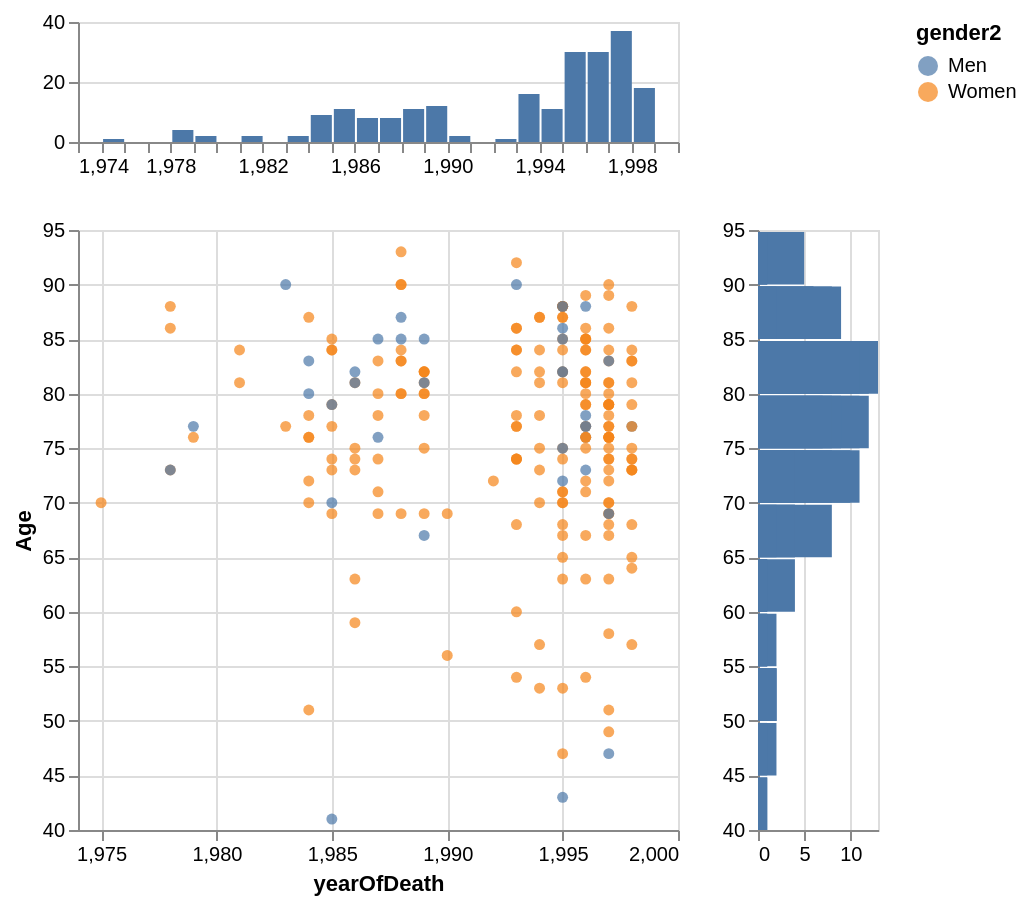

Notebook source saved alongside this figure:
### Markdown cell above
### Replicando inteiramente o gráfico do caso, com diagrama de dispersão junto com histogramas

### Code cell
base = alt.Chart(shipman_victims)
base_bar = base.mark_bar()

xscale = alt.Scale(domain=(1974, 2000))
yscale = alt.Scale(domain=(40, 95))

# diagrama de dispersão de yearOfDeath e Age, com variável qualitativa (gender2) determinando as cores dos pontos
points = base.mark_circle().encode(
    alt.X("yearOfDeath",scale=xscale),
    alt.Y("Age",scale=yscale),
    color="gender2",
    tooltip=['yearOfDeath', 'Age', 'gender2']
)

# histograma da variável yearOfDeath
top_hist = (
    base_bar
    .encode(
        alt.X("yearOfDeath:Q", bin=alt.Bin(step=1, extent=xscale.domain), title=""),
        alt.Y("count()", stack=None, title=""),
        tooltip=['yearOfDeath', 'count()']
        #alt.Color("gender2:N"),
    )
    .properties(height=60)
)

# histograma da variável Age
right_hist = (
    base_bar
    .encode(
        alt.Y("Age:Q", bin=alt.Bin(step=5, extent=yscale.domain), title=""),
        alt.X("count()", stack=None, title=""),
        tooltip=['Age', 'count()']
        #alt.Color("gender2:N"),
    )
    .properties(width=60)
)

top_hist & (points | right_hist)

### Figure 1 — Vega-Lite specification as saved in the notebook (floating-point values rounded to 4 significant figures; data arrays with more than 128 entries replaced by an {"elided": "..."} marker saying what was removed)
{"config": {"view": {"continuousWidth": 300, "continuousHeight": 300}}, "vconcat": [{"mark": {"type": "bar"}, "encoding": {"tooltip": [{"field": "yearOfDeath", "type": "quantitative"}, {"aggregate": "count", "type": "quantitative"}], "x": {"bin": {"extent": [1974, 2000], "step": 1}, "field": "yearOfDeath", "title": "", "type": "quantitative"}, "y": {"aggregate": "count", "stack": null, "title": "", "type": "quantitative"}}, "height": 60}, {"hconcat": [{"mark": {"type": "circle"}, "encoding": {"color": {"field": "gender2", "type": "nominal"}, "tooltip": [{"field": "yearOfDeath", "type": "quantitative"}, {"field": "Age", "type": "quantitative"}, {"field": "gender2", "type": "nominal"}], "x": {"field": "yearOfDeath", "scale": {"domain": [1974, 2000]}, "type": "quantitative"}, "y": {"field": "Age", "scale": {"domain": [40, 95]}, "type": "quantitative"}}}, {"mark": {"type": "bar"}, "encoding": {"tooltip": [{"field": "Age", "type": "quantitative"}, {"aggregate": "count", "type": "quantitative"}], "x": {"aggregate": "count", "stack": null, "title": "", "type": "quantitative"}, "y": {"bin": {"extent": [40, 95], "step": 5}, "field": "Age", "title": "", "type": "quantitative"}}, "width": 60}]}], "data": {"name": "data-721f0897fd2a4cc6fd1ffc8ccea34048"}, "$schema": "https://vega.github.io/schema/vega-lite/v6.4.1.json", "datasets": {"data-721f0897fd2a4cc6fd1ffc8ccea34048": {"elided": "215 records"}}}
